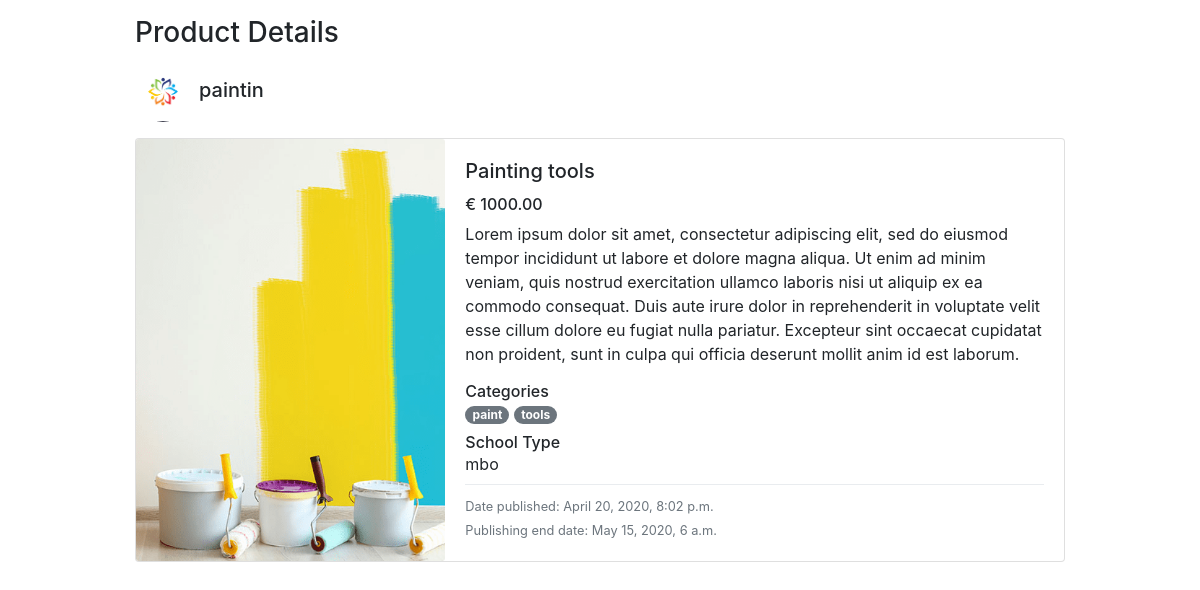
The page /products/painting-tools/ on the database its author committed.
### products/models.py (models this page shows, shortened)
class Product(models.Model):
    supplier = models.ForeignKey(Supplier,
                                 on_delete=models.CASCADE)
    name = models.CharField(max_length=200)
    slug = models.SlugField(unique=True,
                            blank=True,
                            help_text=SLUG_HELP_TEXT)
    categories = models.ManyToManyField(Category)
    description = models.TextField()
    image = models.ImageField(upload_to='products')
    PR = 'PR'
    VMBO = 'VMBO'
    MBO = 'MBO'
    HBO = 'HBO'
    OP = 'OP'
    SCHOOL_TYPE_CHOICES = [
        (PR, 'praktijkonderwijs'),
        (VMBO, 'vmbo'),
        (MBO, 'mbo'),
        (HBO, 'hbo'),
        (OP, 'opleidingsbedrijf')
    ]
    school_type = models.CharField(
        max_length=48,
        choices=SCHOOL_TYPE_CHOICES
    )
    price = models.DecimalField(max_digits=10, decimal_places=2)
    created_at = models.DateTimeField('Date published',
                                      default=datetime.now)
    end_at = models.DateTimeField('Publishing end date')
    def is_product_available(self):
        ''' Check if the product is available, so it can be published
        '''
        now = datetime.now()
        return self.created_at <= now <= self.end_at
    is_product_available.boolean = True

class Category(models.Model):
    name = models.CharField(max_length=200)
    slug = models.SlugField(unique=True,
                            blank=True,
                            help_text=SLUG_HELP_TEXT)
    description = models.TextField(blank=True)
    class Meta:
        verbose_name_plural = "categories"
    def __str__(self):
        return self.name

### accounts/models.py (models this page shows, shortened)
class Supplier(models.Model):
    user = models.OneToOneField(User, on_delete=models.CASCADE)
    description = models.TextField(blank=True)
    thumbnail = models.ImageField(upload_to='profile_images')

### products/views.py (the view)
# urls.py: path('<slug:product_slug>/', views.product_view, name='product')
def product_view(request, product_slug):
    query = Product.objects.filter(slug=product_slug)
    product = get_object_or_404(query)
    context = {
        'page_title': product.name,
        'title': 'Product Details',
        'currency': '€',
        'categories': 'Categories',
        'school_type': 'School Type',
        'published_at': 'Date published',
        'end_at': 'Publishing end date',
        'product': product,
    }
    return render(request, 'products/product.html', context)

### products/templates/products/product.html (shortened to what this page needs)
{% extends 'products/layout.html' %}
{% block content %}
<div class="container" style="max-width: 960px;">
  <h3 class="mt-3 mb-3">{{title}}</h3>
  <div class="d-flex align-items-center mb-3">
    <div class="supplier-image-lg" style="background-image:url({{product.supplier.thumbnail.url}});">
    </div>
    <h5 class="ml-2">{{product.supplier.user.username}}</h5>
  </div>
  <div class="card mb-3">
    <div class="row no-gutters">
      <div class="col-md-4">
        <img src="{{ product.image.url }}" class="card-img" alt="...">
      </div>
      <div class="col-md-8">
        <div class="card-body">
          <h5 class="card-title">{{product.name}}</h5>
          <h6 class="">{{currency}} {{product.price}}</h6>
          <p class="card-text">{{product.description}}</p>
          <div class="mb-2">
            <h6 class="m-0">{{categories}}</h6>
            {% for category in product.categories.all %}
            <span class="badge badge-pill badge-secondary">{{category}}</span>
            {% endfor %}
          </div>
          <div class="mb-2">
            <h6 class="m-0">{{school_type}}</h6>
            <span>{{product.get_school_type_display}}</span>
          </div>
          <div class="dropdown-divider"></div>
          <div>
            <p class="card-text mb-0"><small class="text-muted">{{published_at}}:
                {{product.created_at}}</small></p>
            <p class="card-text"><small class="text-muted">{{end_at}}: {{product.end_at}}</small></p>
          </div>
        </div>
      </div>
    </div>
  </div>
</div>
{% endblock %}

### products/static/products/style.css (style rules this page uses)
.card-img { height: 100%;; object-fit: cover; }
.supplier-image-lg { background-position: center; height: 56px; width: 56px; border-radius: 28px; background-size: cover; display: block; }

### rows shown on the page
Product: supplier.thumbnail (picture), supplier.user.username "paintin", image (picture), name "Painting tools", price "1000.00", description "Lorem ipsum dolor sit amet, consectetur adipiscing elit, sed do eiusmod tempor incididunt ut labore et dolore magna aliqua. Ut enim ad minim veniam, quis nostrud exercitation ullamco laboris nisi ut aliquip ex ea commodo consequat. Duis aute irure dolor in reprehenderit in voluptate velit esse cillum dolore eu fugiat nulla pariatur. Excepteur sint occaecat cupidatat non proident, sunt in culpa qui officia deserunt mollit anim id est laborum.", school_type "mbo", created_at "April 20, 2020, 8:02 p.m.", end_at "May 15, 2020, 6 a.m."
Category: name "paint"
Category: name "tools"

### other values the page prints
{{ title }} "Product Details"
{{ currency }} "€"
{{ categories }} "Categories"
{{ school_type }} "School Type"
{{ published_at }} "Date published"
{{ end_at }} "Publishing end date"
